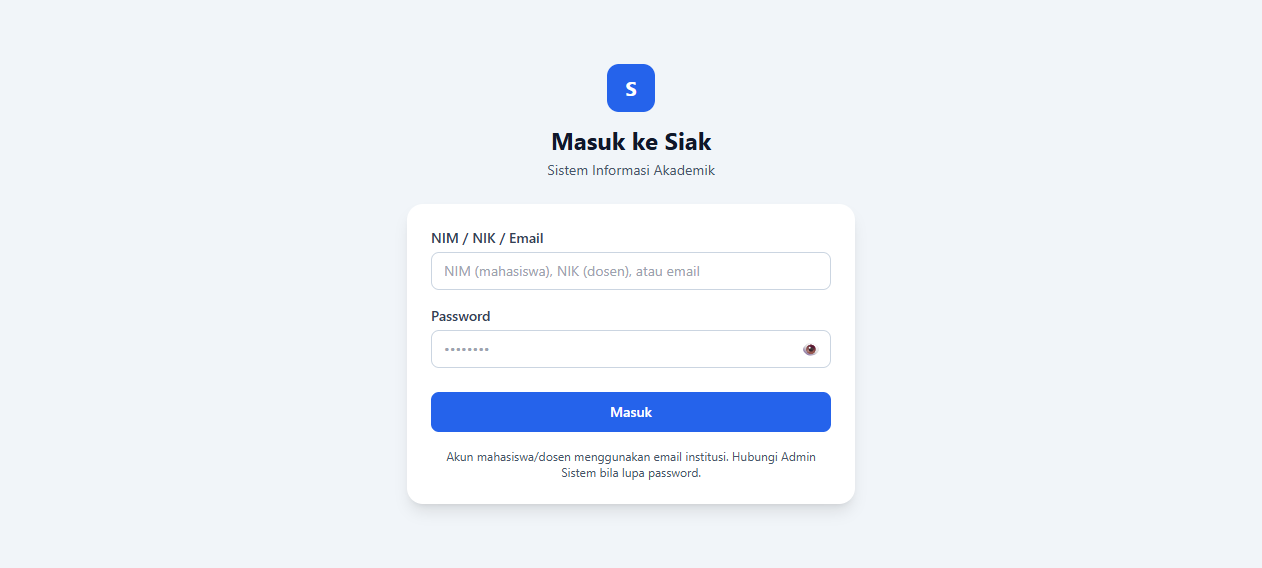
#> input picture docs/manual-guide/screenshots/general/01-login-page.png, 1262 x 568 px, found by its file name
$ python batch_annotate.py
#> lines starting #> are read from the running program, lines starting #| are printed output that depends on the picture
"""Batch annotate SIAK screenshots with CLEAN, NON-OVERLAPPING red boxes + arrows.

Design rules:
- Label chip ALWAYS outside the main box (prefer top, then right, then bottom, then left)
- Arrow from the CENTER of the nearest box side pointing TO the label chip
- No overlapping between main box, label chip, and arrow
- Minimum 8px padding from highlighted element
"""
import os, math
from PIL import Image, ImageDraw, ImageFont

RED = (239, 68, 68)
WHITE = (255, 255, 255)
BASE = r"C:\Users\ratih\source\repos\Siak\docs\manual-guide\screenshots"

def get_font(size=22):
    for name in ["segoeuib.ttf", "arialbd.ttf", "DejaVuSans-Bold.ttf"]:
        try:
            return ImageFont.truetype(name, size)
        except Exception:
            continue
    return ImageFont.load_default()

def annotate(path, box, label=None):
    img = Image.open(path).convert("RGB")
#> img is the input picture: PIL image 1262x568 RGB; mean R, G, B 236.9, 241.7, 248.5
    w, h = img.size
#> w = 1262; h = 568
    if w < 100 or h < 100:
        print(f"SKIP small: {os.path.basename(path)}")
        return
    x1, y1, x2, y2 = [max(0, min(int(v), w if i % 2 == 0 else h)) for i, v in enumerate(box)]
#> x1 = 420; y1 = 190; x2 = 850; y2 = 470
    if x2 - x1 < 10 or y2 - y1 < 10:
        print(f"SKIP tiny box: {os.path.basename(path)} {box}")
        return

    draw = ImageDraw.Draw(img)

    # MAIN BOX - precise, 3px thick
    draw.rectangle([x1, y1, x2, y2], outline=RED, width=3)

    if not label:
        print(f"OK: {os.path.relpath(path, BASE)} [{x1},{y1},{x2},{y2}]")
        img.save(path)
        return

    f = get_font(20)
    tw = draw.textlength(label, font=f)
#> tw = 558.9
    chip_w = tw + 20
#> chip_w = 578.9
    chip_h = 28

    # Available space around the main box
    space_top = y1
#> space_top = 190
    space_bottom = h - y2
#> space_bottom = 98
    space_left = x1
#> space_left = 420
    space_right = w - x2
#> space_right = 412

    # Choose label position: prefer side with most space, but avoid corners
    # Priority depends on box position:
    # - If box is near top (y1 < 200): prefer RIGHT > BOTTOM > LEFT > TOP
    # - Otherwise: prefer TOP > RIGHT > BOTTOM > LEFT
    min_margin = 12

    # Calculate candidate positions (cx, cy) = top-left of label chip
    candidates = []

    near_top = y1 < 200
#> near_top = True
    if near_top:
        # Near top: avoid TOP position to prevent overlapping headers
        # Priority: RIGHT > BOTTOM > LEFT > TOP
        if space_right >= chip_w + min_margin:
            cx = x2 + min_margin
            cy = max(min_margin, min(y1 + (y2-y1)//2 - chip_h//2, h - chip_h - min_margin))
            candidates.append(("right", cx, cy))
        if space_bottom >= chip_h + min_margin:
            cx = max(min_margin, min(x1 + (x2-x1)//2 - chip_w//2, w - chip_w - min_margin))
#> cx = 346
            cy = y2 + min_margin
#> cy = 482
            candidates.append(("bottom", cx, cy))
        if space_left >= chip_w + min_margin:
            cx = x1 - chip_w - min_margin
            cy = max(min_margin, min(y1 + (y2-y1)//2 - chip_h//2, h - chip_h - min_margin))
            candidates.append(("left", cx, cy))
        if space_top >= chip_h + min_margin:
            cx = max(min_margin, min(x1 + (x2-x1)//2 - chip_w//2, w - chip_w - min_margin))
            cy = y1 - chip_h - min_margin
#> cy = 150
            candidates.append(("top", cx, cy))
    else:
        # Normal: TOP > RIGHT > BOTTOM > LEFT
        if space_top >= chip_h + min_margin:
            cx = max(min_margin, min(x1 + (x2-x1)//2 - chip_w//2, w - chip_w - min_margin))
            cy = y1 - chip_h - min_margin
            candidates.append(("top", cx, cy))
        if space_right >= chip_w + min_margin:
            cx = x2 + min_margin
            cy = max(min_margin, min(y1 + (y2-y1)//2 - chip_h//2, h - chip_h - min_margin))
            candidates.append(("right", cx, cy))
        if space_bottom >= chip_h + min_margin:
            cx = max(min_margin, min(x1 + (x2-x1)//2 - chip_w//2, w - chip_w - min_margin))
            cy = y2 + min_margin
            candidates.append(("bottom", cx, cy))
        if space_left >= chip_w + min_margin:
            cx = x1 - chip_w - min_margin
            cy = max(min_margin, min(y1 + (y2-y1)//2 - chip_h//2, h - chip_h - min_margin))
            candidates.append(("left", cx, cy))

    # Fallback: force any available
    if not candidates:
        cx = max(min_margin, min(x1 + (x2-x1)//2 - chip_w//2, w - chip_w - min_margin))
        cy = max(min_margin, y1 - chip_h - min_margin)
        candidates.append(("top", cx, cy))

    # Pick first valid candidate (priority order already set)
    pos, label_x, label_y = candidates[0]
#> pos = 'bottom'; label_x = 346; label_y = 482

    # LABEL CHIP
    draw.rounded_rectangle([label_x, label_y, label_x + chip_w, label_y + chip_h],
                           radius=6, fill=RED)
    draw.text((label_x + 10, label_y + 3), label, font=f, fill=WHITE)

    # ARROW: from CENTER of the box side facing the label, TO center of label chip
    box_cx = (x1 + x2) // 2
#> box_cx = 635
    box_cy = (y1 + y2) // 2
#> box_cy = 330
    label_cx = label_x + chip_w // 2
#> label_cx = 635
    label_cy = label_y + chip_h // 2
#> label_cy = 496

    if pos == "top":
        # Arrow from top-middle of box UP to bottom-middle of label
        sx, sy = box_cx, y1
        tx, ty = label_cx, label_y + chip_h
    elif pos == "bottom":
        # Arrow from bottom-middle of box DOWN to top-middle of label
        sx, sy = box_cx, y2
        tx, ty = label_cx, label_y
#> tx = 635; ty = 482
    elif pos == "right":
        # Arrow from right-middle of box RIGHT to left-middle of label
        sx, sy = x2, box_cy
        tx, ty = label_x, label_cy
    else:  # left
        # Arrow from left-middle of box LEFT to right-middle of label
        sx, sy = x1, box_cy
        tx, ty = label_x + chip_w, label_cy

    # Draw arrow line (3px)
    draw.line([sx, sy, tx, ty], fill=RED, width=4)

    # Arrowhead at target (pointing INTO the label chip)
    ang = math.atan2(ty - sy, tx - sx)
#> ang = 1.57
    ah = 14
    p1 = (tx - ah * math.cos(ang - 0.42), ty - ah * math.sin(ang - 0.42))
#> p1 = (629.3, 469.2)
    p2 = (tx - ah * math.cos(ang + 0.42), ty - ah * math.sin(ang + 0.42))
#> p2 = (640.7, 469.2)
    draw.polygon([(tx, ty), p1, p2], fill=RED)

    img.save(path)
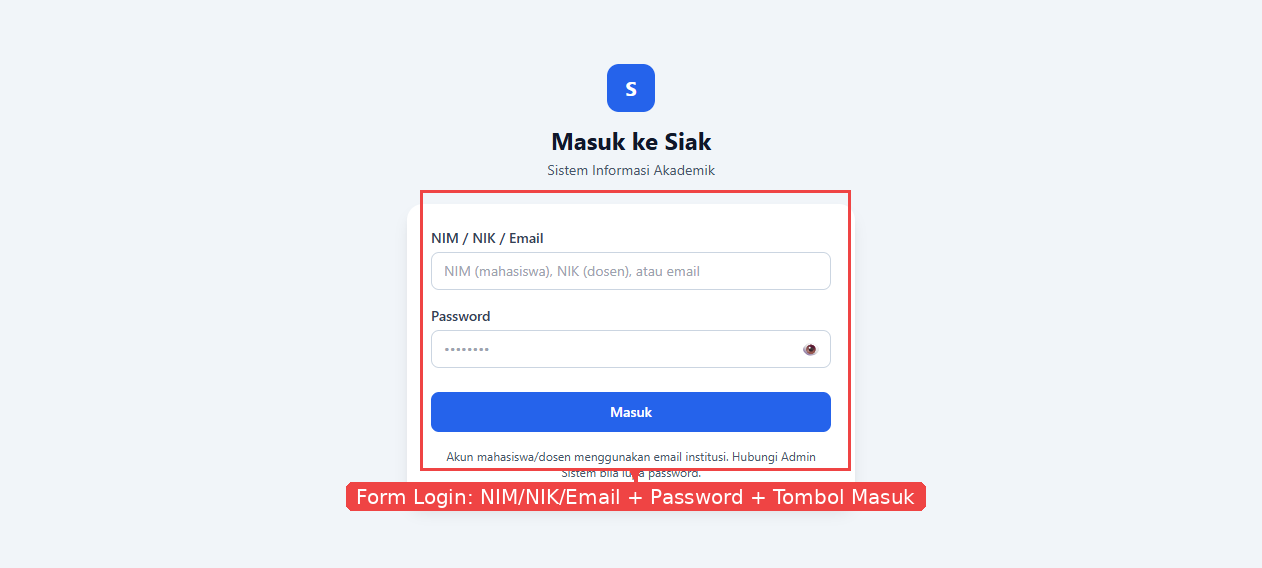
#> saved as 01-login-page.png: PIL image 1262x568 RGB; mean R, G, B 236.7, 237, 243.7
    print(f"OK: {os.path.relpath(path, BASE)} [{x1},{y1},{x2},{y2}] pos={pos} label=({label_x},{label_y})")
#| OK: general/01-login-page.png [420,190,850,470] pos=bottom label=(346.0,482)

# Annotations with boxes TIGHT around the specific feature (not whole content)
# Coordinates for 1262x568 viewport
ANNOTS = [
    # === GENERAL ===
    ("general", "01-login-page.png", [420, 190, 850, 470], "Form Login: NIM/NIK/Email + Password + Tombol Masuk"),

    # === MAHASISWA ===
    ("mahasiswa", "01-dashboard.png", [290, 140, 950, 330], "Kartu Periode KRS & Info Penting"),
    ("mahasiswa", "02-profil.png", [290, 130, 600, 400], "Kartu Profil & Data Diri"),
    ("mahasiswa", "03-khs.png", [272, 173, 641, 302], "Kartu Hasil Studi (KHS)"),
    ("mahasiswa", "04-riwayat.png", [290, 150, 600, 400], "Ringkasan IPK Kumulatif"),
    ("mahasiswa", "05-krs.png", [290, 150, 600, 450], "Daftar MK Tersedia"),
    ("mahasiswa", "06-kurikulum.png", [290, 140, 980, 470], "Kurikulum per Semester"),
    ("mahasiswa", "07-absensi.png", [290, 150, 980, 450], "Form Check-in Kehadiran"),
    ("mahasiswa", "08-jadwal.png", [290, 140, 980, 470], "Jadwal Kuliah Mingguan"),
    ("mahasiswa", "09-tagihan.png", [290, 140, 980, 470], "Daftar Tagihan Semester"),
    ("mahasiswa", "10-pembayaran.png", [290, 140, 980, 470], "Riwayat Pembayaran"),
    ("mahasiswa", "11-skripsi.png", [290, 140, 600, 400], "Form Pengajuan Skripsi"),
    ("mahasiswa", "12-sidang.png", [290, 140, 980, 470], "Informasi Sidang Skripsi"),

    # === DOSEN ===
    ("dosen", "01-dashboard.png", [290, 140, 600, 400], "Ringkasan Mengajar & Bimbingan"),
    ("dosen", "02-pilih-mk.png", [290, 150, 600, 400], "Daftar MK & Tombol Klaim"),
    ("dosen", "03-jadwal.png", [290, 140, 980, 470], "Rencana Mengajar & Kalender"),
    ("dosen", "04-substitute.png", [290, 140, 980, 470], "Daftar Pengajuan Substitute"),
    ("dosen", "05-absensi.png", [290, 140, 600, 400], "Daftar Sesi Absensi"),
    ("dosen", "05b-absensi-buat-sesi.png", [300, 90, 960, 400], "Modal Buat Sesi Absensi"),
    ("dosen", "06-absensi-rekap.png", [290, 140, 980, 470], "Rekap Kehadiran Mahasiswa"),
    ("dosen", "07-bimbingan-proposal.png", [290, 140, 600, 400], "Daftar Proposal Bimbingan"),
    ("dosen", "08-bimbingan-binaan.png", [290, 140, 600, 400], "Daftar Mahasiswa Binaan"),
    ("dosen", "09-nilai.png", [290, 140, 600, 400], "Pilih MK & Daftar Nilai"),
    ("dosen", "09b-nilai-form.png", [290, 140, 980, 470], "Form Nilai per Kelas"),
    ("dosen", "10-slip-gaji.png", [290, 140, 600, 400], "Daftar Slip Gaji per Periode"),
    ("dosen", "11-profile.png", [290, 130, 600, 400], "Profil Dosen & Foto"),

    # === ADMIN AKADEMIK ===
    ("admin-akademik", "01-dashboard.png", [290, 140, 600, 400], "Dashboard: Ringkasan Akademik"),
    ("admin-akademik", "02-jadwal.png", [290, 140, 980, 470], "Jadwal Pengajar per Kelas"),
    ("admin-akademik", "03-persetujuan-mk.png", [290, 140, 600, 400], "Antrian Persetujuan MK"),
    ("admin-akademik", "04-proposal.png", [290, 140, 600, 400], "Daftar Proposal Skripsi"),
    ("admin-akademik", "05-master-akademik.png", [290, 140, 980, 470], "Master Akademik (Tabs)"),

    # === ADMIN KEUANGAN ===
    ("admin-keuangan", "01-dashboard.png", [290, 140, 600, 400], "Dashboard: Ringkasan Keuangan"),
    ("admin-keuangan", "02-tagihan.png", [290, 140, 600, 400], "Daftar Tagihan per NIM"),
    ("admin-keuangan", "03-payroll.png", [290, 140, 600, 400], "Daftar Gaji Dosen"),

    # === ADMIN SISTEM ===
    ("admin-sistem", "01-dashboard.png", [290, 140, 600, 400], "Dashboard: Ringkasan Sistem"),
    ("admin-sistem", "02-users.png", [290, 140, 600, 400], "Tabel Pengguna (RBAC)"),
    ("admin-sistem", "03-master.png", [290, 140, 600, 400], "Master Data Fakultas/Prodi"),
    ("admin-sistem", "04-informasi.png", [290, 140, 600, 400], "Daftar Informasi Penting"),
]

count = 0
missing = []
for subdir, fname, box, label in ANNOTS:
    fpath = os.path.join(BASE, subdir, fname)
    if os.path.exists(fpath):
        try:
            annotate(fpath, box, label)
            count += 1
        except Exception as e:
            print(f"ERR: {fname}: {e}")
    else:
        missing.append(fpath)
#> pass 2 of the loop `for subdir, fname, box, label in ANNOTS:`:
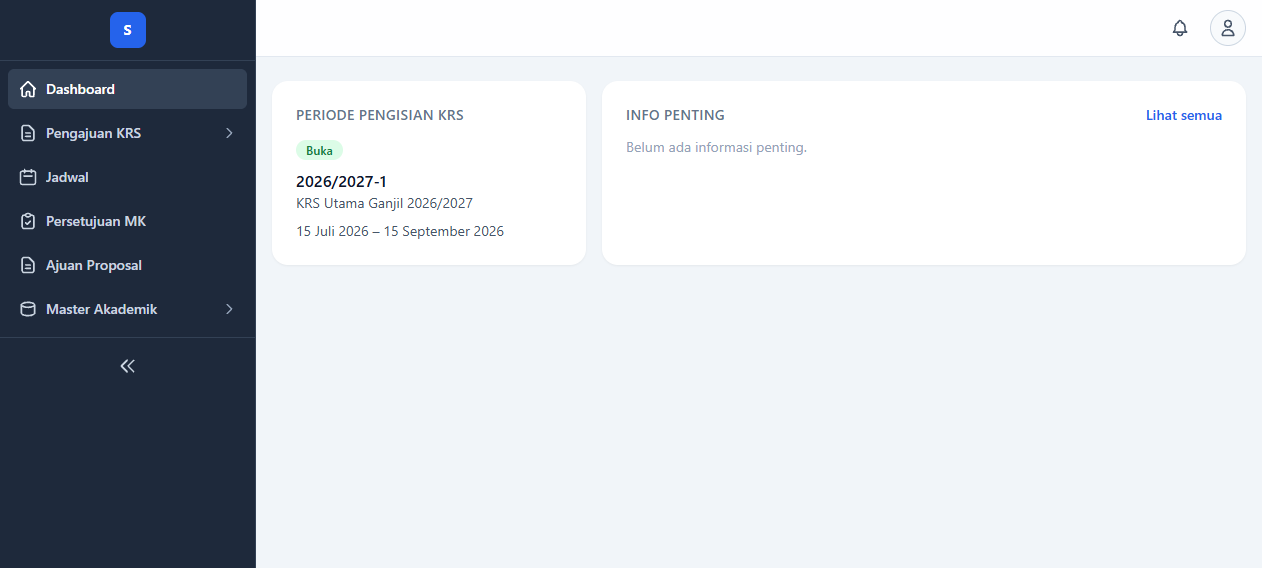
#> input picture docs/manual-guide/screenshots/admin-akademik/01-dashboard.png, 1262 x 568 px, found by its file name
#> in annotate, img is the input picture: PIL image 1262x568 RGB; mean R, G, B 202.8, 207.2, 213.1
#> tw = 328.5
#> chip_w = 348.5
#> in annotate (call 2), `cx = max(min_margin, min(x1 + (x2-x1)//2 - chip_w//2, w - chip_w - min..`: cx = 446
#> label_y = 342
#> label_cx = 620
#> label_cy = 356
#> in annotate (call 2), `tx, ty = label_cx, label_y`: tx = 620; ty = 342
#> p1 = (614.3, 329.2)
#> p2 = (625.7, 329.2)
#> in annotate (call 2), `img.save(path)`:
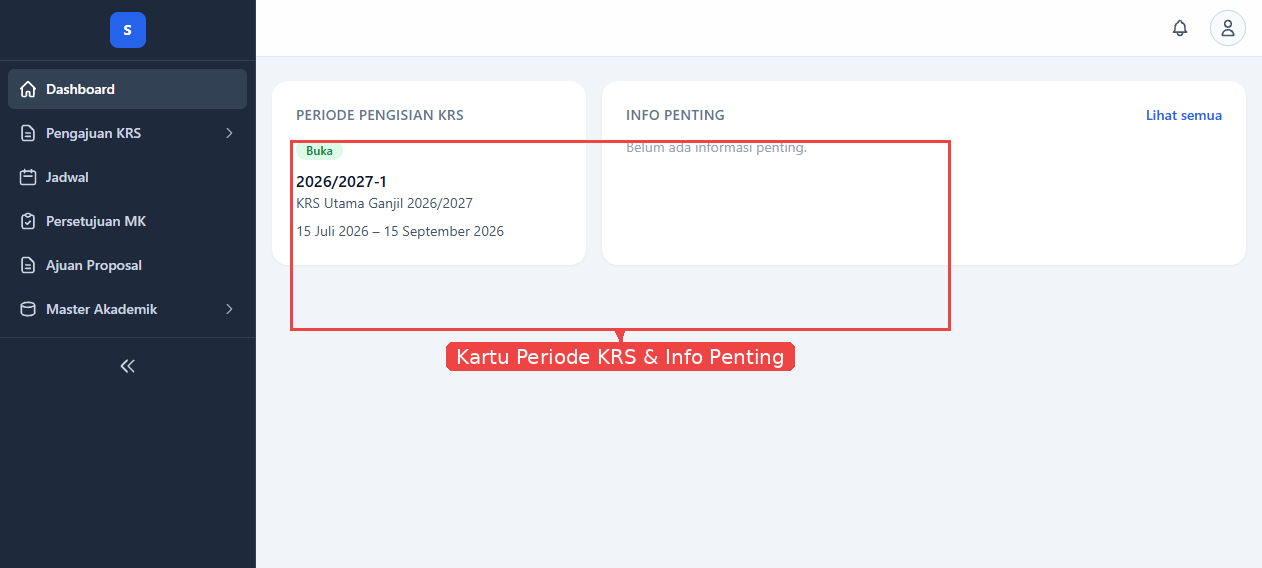
#> saved as 01-dashboard.png: PIL image 1262x568 RGB; mean R, G, B 202.7, 203.7, 209.6
#| OK: mahasiswa/01-dashboard.png [290,140,950,330] pos=bottom label=(446.0,342)
#> pass 3 of the loop `for subdir, fname, box, label in ANNOTS:`:
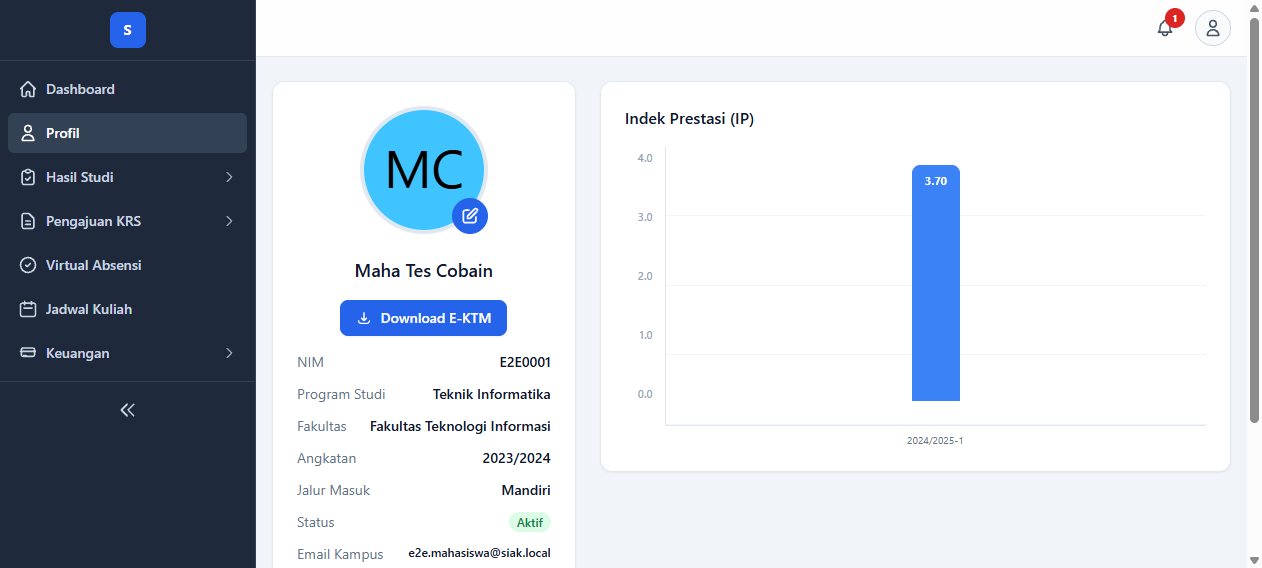
#> input picture docs/manual-guide/screenshots/mahasiswa/02-profil.png, 1262 x 568 px, found by its file name
#> in annotate, img is the input picture: PIL image 1262x568 RGB; mean R, G, B 197.7, 204.3, 212.9
#> tw = 227.2
#> chip_w = 247.2
#> in annotate (call 3), `cx = max(min_margin, min(x1 + (x2-x1)//2 - chip_w//2, w - chip_w - min..`: cx = 322
#> in annotate (call 3), `cx = x1 - chip_w - min_margin`: cx = 30.83
#> in annotate (call 3), `cx = max(min_margin, min(x1 + (x2-x1)//2 - chip_w//2, w - chip_w - min..`: cx = 322
#> pos = 'right'; label_x = 612; label_y = 251
#> label_cx = 735
#> label_cy = 265
#> in annotate (call 3), `tx, ty = label_x, label_cy`: tx = 612; ty = 265
#> ang = 0
#> p1 = (599.2, 270.7)
#> p2 = (599.2, 259.3)
#> in annotate (call 3), `img.save(path)`:
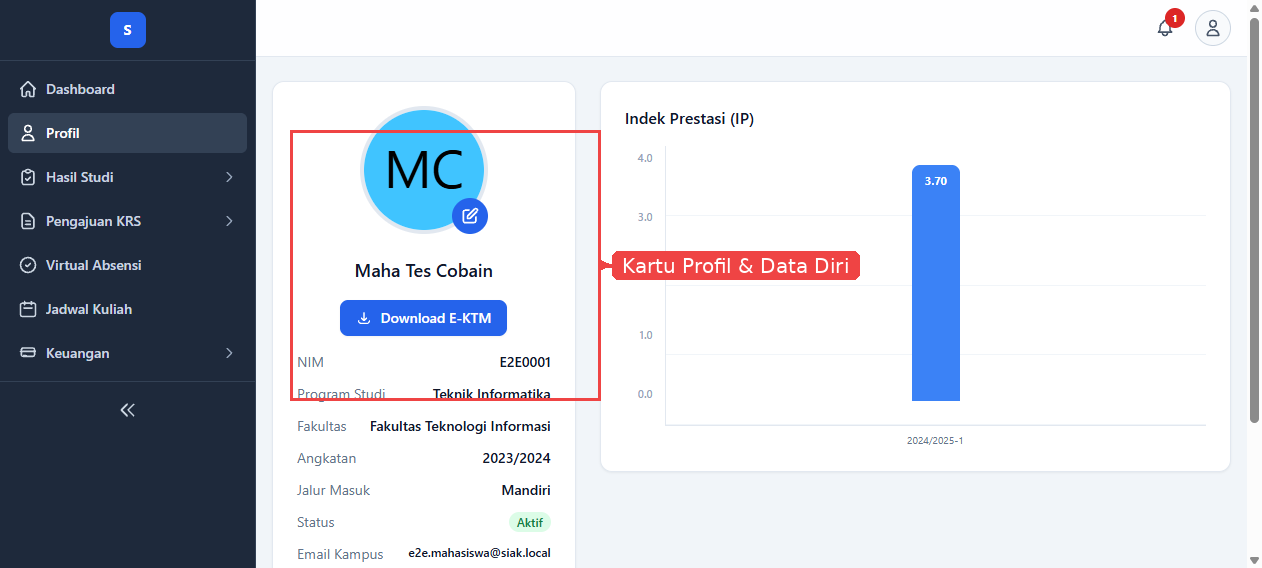
#> saved as 02-profil.png: PIL image 1262x568 RGB; mean R, G, B 197.6, 201.8, 210.4
#| OK: mahasiswa/02-profil.png [290,130,600,400] pos=right label=(612,251)
#> the loop made 38 passes; the first 3 are shown

if missing:
    print(f"\nMISSING ({len(missing)}):")
    for m in missing:
        print(f"  {m}")
print(f"\nProcessed {count}/{len(ANNOTS)} annotations")
